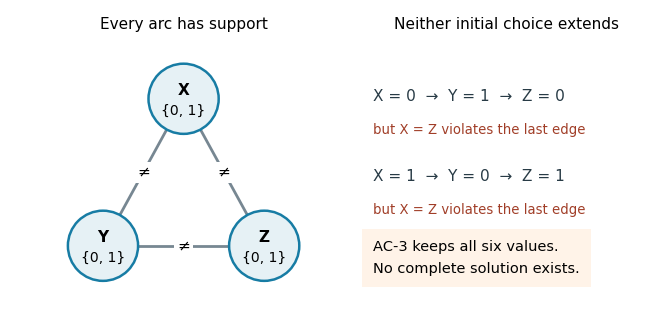

This chart was generated by the following Python code:
"""Local supports versus global incompatibility; no source figure is reproduced."""
from pathlib import Path
import matplotlib
matplotlib.use('Agg')
import matplotlib.pyplot as plt
from matplotlib.patches import Circle

plt.rcParams.update({'font.family': 'DejaVu Sans', 'font.size': 11})
fig, (ax, bx) = plt.subplots(1, 2, figsize=(6.7, 3.1), dpi=100,
                           gridspec_kw={'width_ratios': [1.15, 1]})
fig.patch.set_facecolor('white')
pos = {'X': (0, 1), 'Y': (-.85, -.55), 'Z': (.85, -.55)}
for a,b in [('X','Y'),('Y','Z'),('Z','X')]:
    x,y = pos[a],pos[b]
    ax.plot([x[0],y[0]],[x[1],y[1]], color='#778792', lw=2, zorder=0)
    mx,my=(x[0]+y[0])/2,(x[1]+y[1])/2
    ax.text(mx,my,'≠',ha='center',va='center',bbox={'facecolor':'white','edgecolor':'none','pad':2})
for name,(x,y) in pos.items():
    ax.add_patch(Circle((x,y),.37,facecolor='#e6f1f5',edgecolor='#177ca4',lw=1.8))
    ax.text(x,y+.09,name,ha='center',va='center',weight='bold')
    ax.text(x,y-.13,'{0, 1}',ha='center',va='center',fontsize=10)
ax.set(xlim=(-1.38,1.38),ylim=(-1.05,1.65),aspect='equal')
ax.axis('off')
ax.set_title('Every arc has support', fontsize=11)
bx.axis('off')
bx.set_title('Neither initial choice extends', fontsize=11)
for y,start in [(.75,0),(.44,1)]:
    seq=[start,1-start,start]
    bx.text(.04,y,f'X = {seq[0]}  →  Y = {seq[1]}  →  Z = {seq[2]}',fontsize=11,
            transform=bx.transAxes, color='#283b46')
    bx.text(.04,y-.13,'but X = Z violates the last edge',fontsize=9.5,
            transform=bx.transAxes, color='#a13e28')
bx.text(.04,.08,'AC-3 keeps all six values.\nNo complete solution exists.',
        transform=bx.transAxes,fontsize=10.5,linespacing=1.7,
        bbox={'facecolor':'#fff3e8','edgecolor':'none','pad':8})
fig.tight_layout(pad=1.1,w_pad=1)
fig.savefig(Path(__file__).with_suffix('.png').name,facecolor='white',transparent=False)
